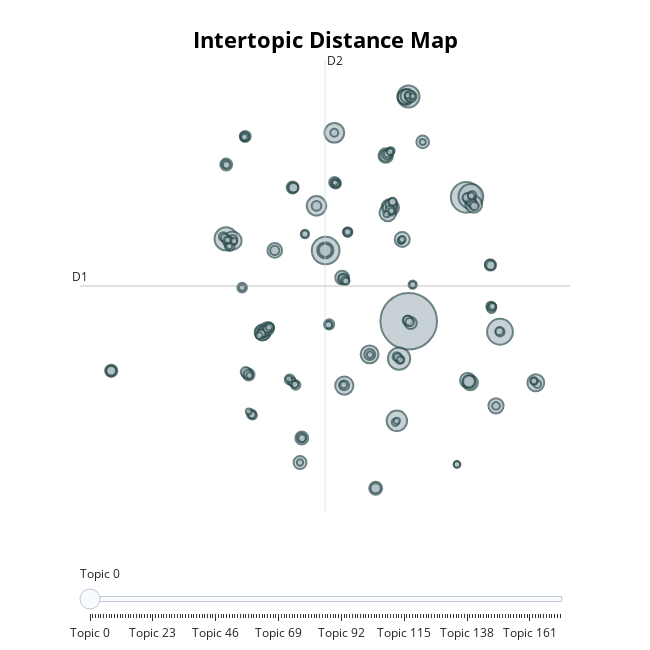

Here is the notebook cell this chart was saved with:
### Code cell
embeddings = load_embeddings(embeddings_name)

bertopic_bertimbal_embeddings_name = f'{model_path}/bertopic_bertimbal_embeddings_model.pt'
if not os.path.exists(bertopic_bertimbal_embeddings_name):
    text_train = train_dataset['cleaned_text']
    bertopic_bertimbal_embeddings_model = train_bertopic(docs=text_train, use_embeddings=True, precomputed_embeddings=embeddings)
    bertopic_bertimbal_embeddings_model.save(bertopic_bertimbal_embeddings_name)

bertopic_bertimbal_embeddings_model = BERTopic.load(bertopic_bertimbal_embeddings_name)
bertopic_bertimbal_embeddings_model.visualize_topics()

### Figure 1 — Plotly figure (JSON) as saved in the notebook; plotly's stock layout.template omitted (floating-point values rounded to 4 significant figures; data arrays with more than 128 entries replaced by an {"elided": "..."} marker saying what was removed)
{"data": [{"customdata": {"elided": "173x3 mixed values"}, "hovertemplate": "<b>Topic %{customdata[0]}</b><br>%{customdata[1]}<br>Size: %{customdata[2]}", "legendgroup": "", "marker": {"color": "#B0BEC5", "line": {"color": "DarkSlateGrey", "width": 2}, "size": {"elided": "173 int values"}, "sizemode": "area", "sizeref": 0.5863, "symbol": "circle"}, "mode": "markers", "name": "", "orientation": "v", "showlegend": false, "type": "scatter", "x": {"elided": "173 float values"}, "xaxis": "x", "y": {"elided": "173 float values"}, "yaxis": "y"}], "layout": {"annotations": [{"showarrow": false, "text": "D1", "x": -18.17, "y": 3.55, "yshift": 10}, {"showarrow": false, "text": "D2", "x": 0.4653, "xshift": 10, "y": 21.97}], "height": 650, "hoverlabel": {"bgcolor": "white", "font": {"family": "Rockwell", "size": 16}}, "legend": {"itemsizing": "constant", "tracegroupgap": 0}, "margin": {"t": 60}, "shapes": [{"line": {"color": "#CFD8DC", "width": 2}, "type": "line", "x0": 0.4653, "x1": 0.4653, "y0": -14.87, "y1": 21.97}, {"line": {"color": "#9E9E9E", "width": 2}, "type": "line", "x0": -18.17, "x1": 19.1, "y0": 3.55, "y1": 3.55}], "sliders": [{"active": 0, "pad": {"t": 50}, "steps": [{"args": [{"marker.color": {"elided": "1x173 str values"}}], "label": "Topic 0", "method": "update"}, {"args": [{"marker.color": {"elided": "1x173 str values"}}], "label": "Topic 1", "method": "update"}, {"args": [{"marker.color": {"elided": "1x173 str values"}}], "label": "Topic 2", "method": "update"}, {"args": [{"marker.color": {"elided": "1x173 str values"}}], "label": "Topic 3", "method": "update"}, {"args": [{"marker.color": {"elided": "1x173 str values"}}], "label": "Topic 4", "method": "update"}, {"args": [{"marker.color": {"elided": "1x173 str values"}}], "label": "Topic 5", "method": "update"}, {"args": [{"marker.color": {"elided": "1x173 str values"}}], "label": "Topic 6", "method": "update"}, {"args": [{"marker.color": {"elided": "1x173 str values"}}], "label": "Topic 7", "method": "update"}, {"args": [{"marker.color": {"elided": "1x173 str values"}}], "label": "Topic 8", "method": "update"}, {"args": [{"marker.color": {"elided": "1x173 str values"}}], "label": "Topic 9", "method": "update"}, {"args": [{"marker.color": {"elided": "1x173 str values"}}], "label": "Topic 10", "method": "update"}, {"args": [{"marker.color": {"elided": "1x173 str values"}}], "label": "Topic 11", "method": "update"}, {"args": [{"marker.color": {"elided": "1x173 str values"}}], "label": "Topic 12", "method": "update"}, {"args": [{"marker.color": {"elided": "1x173 str values"}}], "label": "Topic 13", "method": "update"}, {"args": [{"marker.color": {"elided": "1x173 str values"}}], "label": "Topic 14", "method": "update"}, {"args": [{"marker.color": {"elided": "1x173 str values"}}], "label": "Topic 15", "method": "update"}, {"args": [{"marker.color": {"elided": "1x173 str values"}}], "label": "Topic 16", "method": "update"}, {"args": [{"marker.color": {"elided": "1x173 str values"}}], "label": "Topic 17", "method": "update"}, {"args": [{"marker.color": {"elided": "1x173 str values"}}], "label": "Topic 18", "method": "update"}, {"args": [{"marker.color": {"elided": "1x173 str values"}}], "label": "Topic 19", "method": "update"}, {"args": [{"marker.color": {"elided": "1x173 str values"}}], "label": "Topic 20", "method": "update"}, {"args": [{"marker.color": {"elided": "1x173 str values"}}], "label": "Topic 21", "method": "update"}, {"args": [{"marker.color": {"elided": "1x173 str values"}}], "label": "Topic 22", "method": "update"}, {"args": [{"marker.color": {"elided": "1x173 str values"}}], "label": "Topic 23", "method": "update"}, {"args": [{"marker.color": {"elided": "1x173 str values"}}], "label": "Topic 24", "method": "update"}, {"args": [{"marker.color": {"elided": "1x173 str values"}}], "label": "Topic 25", "method": "update"}, {"args": [{"marker.color": {"elided": "1x173 str values"}}], "label": "Topic 26", "method": "update"}, {"args": [{"marker.color": {"elided": "1x173 str values"}}], "label": "Topic 27", "method": "update"}, {"args": [{"marker.color": {"elided": "1x173 str values"}}], "label": "Topic 28", "method": "update"}, {"args": [{"marker.color": {"elided": "1x173 str values"}}], "label": "Topic 29", "method": "update"}, {"args": [{"marker.color": {"elided": "1x173 str values"}}], "label": "Topic 30", "method": "update"}, {"args": [{"marker.color": {"elided": "1x173 str values"}}], "label": "Topic 31", "method": "update"}, {"args": [{"marker.color": {"elided": "1x173 str values"}}], "label": "Topic 32", "method": "update"}, {"args": [{"marker.color": {"elided": "1x173 str values"}}], "label": "Topic 33", "method": "update"}, {"args": [{"marker.color": {"elided": "1x173 str values"}}], "label": "Topic 34", "method": "update"}, {"args": [{"marker.color": {"elided": "1x173 str values"}}], "label": "Topic 35", "method": "update"}, {"args": [{"marker.color": {"elided": "1x173 str values"}}], "label": "Topic 36", "method": "update"}, {"args": [{"marker.color": {"elided": "1x173 str values"}}], "label": "Topic 37", "method": "update"}, {"args": [{"marker.color": {"elided": "1x173 str values"}}], "label": "Topic 38", "method": "update"}, {"args": [{"marker.color": {"elided": "1x173 str values"}}], "label": "Topic 39", "method": "update"}, {"args": [{"marker.color": {"elided": "1x173 str values"}}], "label": "Topic 40", "method": "update"}, {"args": [{"marker.color": {"elided": "1x173 str values"}}], "label": "Topic 41", "method": "update"}, {"args": [{"marker.color": {"elided": "1x173 str values"}}], "label": "Topic 42", "method": "update"}, {"args": [{"marker.color": {"elided": "1x173 str values"}}], "label": "Topic 43", "method": "update"}, {"args": [{"marker.color": {"elided": "1x173 str values"}}], "label": "Topic 44", "method": "update"}, {"args": [{"marker.color": {"elided": "1x173 str values"}}], "label": "Topic 45", "method": "update"}, {"args": [{"marker.color": {"elided": "1x173 str values"}}], "label": "Topic 46", "method": "update"}, {"args": [{"marker.color": {"elided": "1x173 str values"}}], "label": "Topic 47", "method": "update"}, {"args": [{"marker.color": {"elided": "1x173 str values"}}], "label": "Topic 48", "method": "update"}, {"args": [{"marker.color": {"elided": "1x173 str values"}}], "label": "Topic 49", "method": "update"}, {"args": [{"marker.color": {"elided": "1x173 str values"}}], "label": "Topic 50", "method": "update"}, {"args": [{"marker.color": {"elided": "1x173 str values"}}], "label": "Topic 51", "method": "update"}, {"args": [{"marker.color": {"elided": "1x173 str values"}}], "label": "Topic 52", "method": "update"}, {"args": [{"marker.color": {"elided": "1x173 str values"}}], "label": "Topic 53", "method": "update"}, {"args": [{"marker.color": {"elided": "1x173 str values"}}], "label": "Topic 54", "method": "update"}, {"args": [{"marker.color": {"elided": "1x173 str values"}}], "label": "Topic 55", "method": "update"}, {"args": [{"marker.color": {"elided": "1x173 str values"}}], "label": "Topic 56", "method": "update"}, {"args": [{"marker.color": {"elided": "1x173 str values"}}], "label": "Topic 57", "method": "update"}, {"args": [{"marker.color": {"elided": "1x173 str values"}}], "label": "Topic 58", "method": "update"}, {"args": [{"marker.color": {"elided": "1x173 str values"}}], "label": "Topic 59", "method": "update"}, {"args": [{"marker.color": {"elided": "1x173 str values"}}], "label": "Topic 60", "method": "update"}, {"args": [{"marker.color": {"elided": "1x173 str values"}}], "label": "Topic 61", "method": "update"}, {"args": [{"marker.color": {"elided": "1x173 str values"}}], "label": "Topic 62", "method": "update"}, {"args": [{"marker.color": {"elided": "1x173 str values"}}], "label": "Topic 63", "method": "update"}, {"args": [{"marker.color": {"elided": "1x173 str values"}}], "label": "Topic 64", "method": "update"}, {"args": [{"marker.color": {"elided": "1x173 str values"}}], "label": "Topic 65", "method": "update"}, {"args": [{"marker.color": {"elided": "1x173 str values"}}], "label": "Topic 66", "method": "update"}, {"args": [{"marker.color": {"elided": "1x173 str values"}}], "label": "Topic 67", "method": "update"}, {"args": [{"marker.color": {"elided": "1x173 str values"}}], "label": "Topic 68", "method": "update"}, {"args": [{"marker.color": {"elided": "1x173 str values"}}], "label": "Topic 69", "method": "update"}, {"args": [{"marker.color": {"elided": "1x173 str values"}}], "label": "Topic 70", "method": "update"}, {"args": [{"marker.color": {"elided": "1x173 str values"}}], "label": "Topic 71", "method": "update"}, {"args": [{"marker.color": {"elided": "1x173 str values"}}], "label": "Topic 72", "method": "update"}, {"args": [{"marker.color": {"elided": "1x173 str values"}}], "label": "Topic 73", "method": "update"}, {"args": [{"marker.color": {"elided": "1x173 str values"}}], "label": "Topic 74", "method": "update"}, {"args": [{"marker.color": {"elided": "1x173 str values"}}], "label": "Topic 75", "method": "update"}, {"args": [{"marker.color": {"elided": "1x173 str values"}}], "label": "Topic 76", "method": "update"}, {"args": [{"marker.color": {"elided": "1x173 str values"}}], "label": "Topic 77", "method": "update"}, {"args": [{"marker.color": {"elided": "1x173 str values"}}], "label": "Topic 78", "method": "update"}, {"args": [{"marker.color": {"elided": "1x173 str values"}}], "label": "Topic 79", "method": "update"}, {"args": [{"marker.color": {"elided": "1x173 str values"}}], "label": "Topic 80", "method": "update"}, {"args": [{"marker.color": {"elided": "1x173 str values"}}], "label": "Topic 81", "method": "update"}, {"args": [{"marker.color": {"elided": "1x173 str values"}}], "label": "Topic 82", "method": "update"}, {"args": [{"marker.color": {"elided": "1x173 str values"}}], "label": "Topic 83", "method": "update"}, {"args": [{"marker.color": {"elided": "1x173 str values"}}], "label": "Topic 84", "method": "update"}, {"args": [{"marker.color": {"elided": "1x173 str values"}}], "label": "Topic 85", "method": "update"}, {"args": [{"marker.color": {"elided": "1x173 str values"}}], "label": "Topic 86", "method": "update"}, {"args": [{"marker.color": {"elided": "1x173 str values"}}], "label": "Topic 87", "method": "update"}, {"args": [{"marker.color": {"elided": "1x173 str values"}}], "label": "Topic 88", "method": "update"}, {"args": [{"marker.color": {"elided": "1x173 str values"}}], "label": "Topic 89", "method": "update"}, {"args": [{"marker.color": {"elided": "1x173 str values"}}], "label": "Topic 90", "method": "update"}, {"args": [{"marker.color": {"elided": "1x173 str values"}}], "label": "Topic 91", "method": "update"}, {"args": [{"marker.color": {"elided": "1x173 str values"}}], "label": "Topic 92", "method": "update"}, {"args": [{"marker.color": {"elided": "1x173 str values"}}], "label": "Topic 93", "method": "update"}, {"args": [{"marker.color": {"elided": "1x173 str values"}}], "label": "Topic 94", "method": "update"}, {"args": [{"marker.color": {"elided": "1x173 str values"}}], "label": "Topic 95", "method": "update"}, {"args": [{"marker.color": {"elided": "1x173 str values"}}], "label": "Topic 96", "method": "update"}, {"args": [{"marker.color": {"elided": "1x173 str values"}}], "label": "Topic 97", "method": "update"}, {"args": [{"marker.color": {"elided": "1x173 str values"}}], "label": "Topic 98", "method": "update"}, {"args": [{"marker.color": {"elided": "1x173 str values"}}], "label": "Topic 99", "method": "update"}, {"args": [{"marker.color": {"elided": "1x173 str values"}}], "label": "Topic 100", "method": "update"}, {"args": [{"marker.color": {"elided": "1x173 str values"}}], "label": "Topic 101", "method": "update"}, {"args": [{"marker.color": {"elided": "1x173 str values"}}], "label": "Topic 102", "method": "update"}, {"args": [{"marker.color": {"elided": "1x173 str values"}}], "label": "Topic 103", "method": "update"}, {"args": [{"marker.color": {"elided": "1x173 str values"}}], "label": "Topic 104", "method": "update"}, {"args": [{"marker.color": {"elided": "1x173 str values"}}], "label": "Topic 105", "method": "update"}, {"args": [{"marker.color": {"elided": "1x173 str values"}}], "label": "Topic 106", "method": "update"}, {"args": [{"marker.color": {"elided": "1x173 str values"}}], "label": "Topic 107", "method": "update"}, {"args": [{"marker.color": {"elided": "1x173 str values"}}], "label": "Topic 108", "method": "update"}, {"args": [{"marker.color": {"elided": "1x173 str values"}}], "label": "Topic 109", "method": "update"}, {"args": [{"marker.color": {"elided": "1x173 str values"}}], "label": "Topic 110", "method": "update"}, {"args": [{"marker.color": {"elided": "1x173 str values"}}], "label": "Topic 111", "method": "update"}, {"args": [{"marker.color": {"elided": "1x173 str values"}}], "label": "Topic 112", "method": "update"}, {"args": [{"marker.color": {"elided": "1x173 str values"}}], "label": "Topic 113", "method": "update"}, {"args": [{"marker.color": {"elided": "1x173 str values"}}], "label": "Topic 114", "method": "update"}, {"args": [{"marker.color": {"elided": "1x173 str values"}}], "label": "Topic 115", "method": "update"}, {"args": [{"marker.color": {"elided": "1x173 str values"}}], "label": "Topic 116", "method": "update"}, {"args": [{"marker.color": {"elided": "1x173 str values"}}], "label": "Topic 117", "method": "update"}, {"args": [{"marker.color": {"elided": "1x173 str values"}}], "label": "Topic 118", "method": "update"}, {"args": [{"marker.color": {"elided": "1x173 str values"}}], "label": "Topic 119", "method": "update"}, {"args": [{"marker.color": {"elided": "1x173 str values"}}], "label": "Topic 120", "method": "update"}, {"args": [{"marker.color": {"elided": "1x173 str values"}}], "label": "Topic 121", "method": "update"}, {"args": [{"marker.color": {"elided": "1x173 str values"}}], "label": "Topic 122", "method": "update"}, {"args": [{"marker.color": {"elided": "1x173 str values"}}], "label": "Topic 123", "method": "update"}, {"args": [{"marker.color": {"elided": "1x173 str values"}}], "label": "Topic 124", "method": "update"}, {"args": [{"marker.color": {"elided": "1x173 str values"}}], "label": "Topic 125", "method": "update"}, {"args": [{"marker.color": {"elided": "1x173 str values"}}], "label": "Topic 126", "method": "update"}, {"args": [{"marker.color": {"elided": "1x173 str values"}}], "label": "Topic 127", "method": "update"}, {"args": [{"marker.color": {"elided": "1x173 str values"}}], "label": "Topic 128", "method": "update"}, {"args": [{"marker.color": {"elided": "1x173 str values"}}], "label": "Topic 129", "method": "update"}, {"args": [{"marker.color": {"elided": "1x173 str values"}}], "label": "Topic 130", "method": "update"}, {"args": [{"marker.color": {"elided": "1x173 str values"}}], "label": "Topic 131", "method": "update"}, {"args": [{"marker.color": {"elided": "1x173 str values"}}], "label": "Topic 132", "method": "update"}, {"args": [{"marker.color": {"elided": "1x173 str values"}}], "label": "Topic 133", "method": "update"}, {"args": [{"marker.color": {"elided": "1x173 str values"}}], "label": "Topic 134", "method": "update"}, {"args": [{"marker.color": {"elided": "1x173 str values"}}], "label": "Topic 135", "method": "update"}, {"args": [{"marker.color": {"elided": "1x173 str values"}}], "label": "Topic 136", "method": "update"}, {"args": [{"marker.color": {"elided": "1x173 str values"}}], "label": "Topic 137", "method": "update"}, {"args": [{"marker.color": {"elided": "1x173 str values"}}], "label": "Topic 138", "method": "update"}, {"args": [{"marker.color": {"elided": "1x173 str values"}}], "label": "Topic 139", "method": "update"}, {"args": [{"marker.color": {"elided": "1x173 str values"}}], "label": "Topic 140", "method": "update"}, {"args": [{"marker.color": {"elided": "1x173 str values"}}], "label": "Topic 141", "method": "update"}, {"args": [{"marker.color": {"elided": "1x173 str values"}}], "label": "Topic 142", "method": "update"}, {"args": [{"marker.color": {"elided": "1x173 str values"}}], "label": "Topic 143", "method": "update"}, {"args": [{"marker.color": {"elided": "1x173 str values"}}], "label": "Topic 144", "method": "update"}, {"args": [{"marker.color": {"elided": "1x173 str values"}}], "label": "Topic 145", "method": "update"}, {"args": [{"marker.color": {"elided": "1x173 str values"}}], "label": "Topic 146", "method": "update"}, {"args": [{"marker.color": {"elided": "1x173 str values"}}], "label": "Topic 147", "method": "update"}, {"args": [{"marker.color": {"elided": "1x173 str values"}}], "label": "Topic 148", "method": "update"}, {"args": [{"marker.color": {"elided": "1x173 str values"}}], "label": "Topic 149", "method": "update"}, {"args": [{"marker.color": {"elided": "1x173 str values"}}], "label": "Topic 150", "method": "update"}, {"args": [{"marker.color": {"elided": "1x173 str values"}}], "label": "Topic 151", "method": "update"}, {"args": [{"marker.color": {"elided": "1x173 str values"}}], "label": "Topic 152", "method": "update"}, {"args": [{"marker.color": {"elided": "1x173 str values"}}], "label": "Topic 153", "method": "update"}, {"args": [{"marker.color": {"elided": "1x173 str values"}}], "label": "Topic 154", "method": "update"}, {"args": [{"marker.color": {"elided": "1x173 str values"}}], "label": "Topic 155", "method": "update"}, {"args": [{"marker.color": {"elided": "1x173 str values"}}], "label": "Topic 156", "method": "update"}, {"args": [{"marker.color": {"elided": "1x173 str values"}}], "label": "Topic 157", "method": "update"}, {"args": [{"marker.color": {"elided": "1x173 str values"}}], "label": "Topic 158", "method": "update"}, {"args": [{"marker.color": {"elided": "1x173 str values"}}], "label": "Topic 159", "method": "update"}, {"args": [{"marker.color": {"elided": "1x173 str values"}}], "label": "Topic 160", "method": "update"}, {"args": [{"marker.color": {"elided": "1x173 str values"}}], "label": "Topic 161", "method": "update"}, {"args": [{"marker.color": {"elided": "1x173 str values"}}], "label": "Topic 162", "method": "update"}, {"args": [{"marker.color": {"elided": "1x173 str values"}}], "label": "Topic 163", "method": "update"}, {"args": [{"marker.color": {"elided": "1x173 str values"}}], "label": "Topic 164", "method": "update"}, {"args": [{"marker.color": {"elided": "1x173 str values"}}], "label": "Topic 165", "method": "update"}, {"args": [{"marker.color": {"elided": "1x173 str values"}}], "label": "Topic 166", "method": "update"}, {"args": [{"marker.color": {"elided": "1x173 str values"}}], "label": "Topic 167", "method": "update"}, {"args": [{"marker.color": {"elided": "1x173 str values"}}], "label": "Topic 168", "method": "update"}, {"args": [{"marker.color": {"elided": "1x173 str values"}}], "label": "Topic 169", "method": "update"}, {"args": [{"marker.color": {"elided": "1x173 str values"}}], "label": "Topic 170", "method": "update"}, {"args": [{"marker.color": {"elided": "1x173 str values"}}], "label": "Topic 171", "method": "update"}, {"args": [{"marker.color": {"elided": "1x173 str values"}}], "label": "Topic 172", "method": "update"}]}], "title": {"font": {"color": "Black", "size": 22}, "text": "<b>Intertopic Distance Map</b>", "x": 0.5, "xanchor": "center", "y": 0.95, "yanchor": "top"}, "width": 650, "xaxis": {"anchor": "y", "domain": [0, 1], "range": [-18.17, 19.1], "title": {"text": ""}, "visible": false}, "yaxis": {"anchor": "x", "domain": [0, 1], "range": [-14.87, 21.97], "title": {"text": ""}, "visible": false}}}
